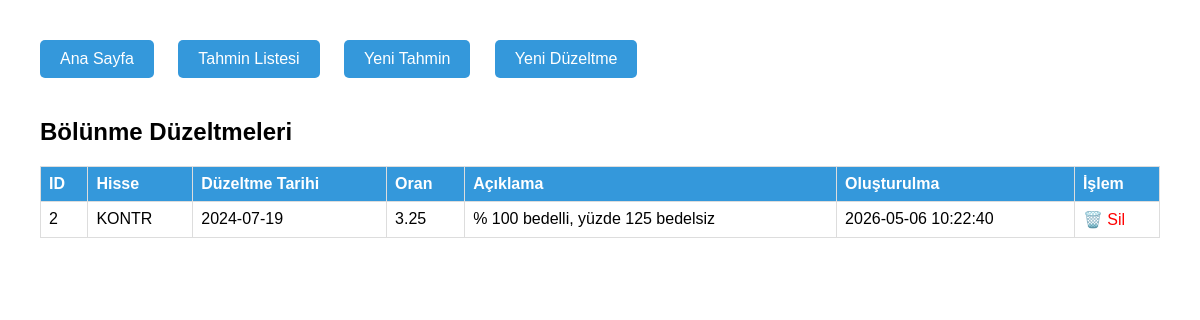
The page /adjustments on the database as committed earlier.
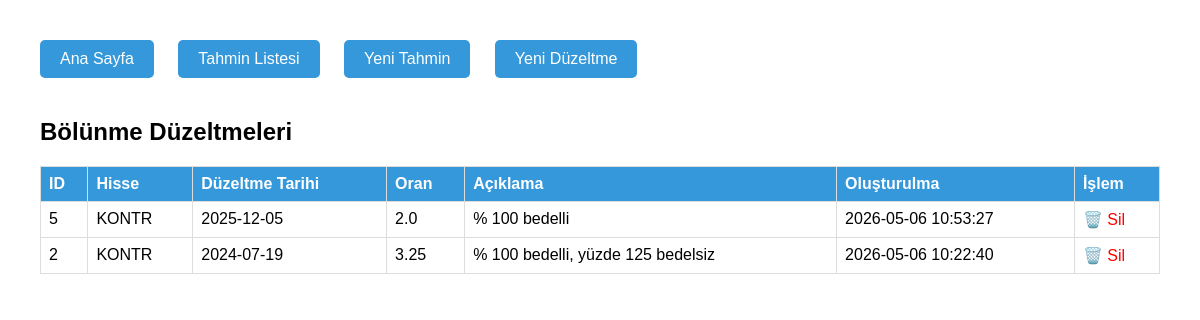
The same page on the database as committed later.
### tables this page shows
CREATE TABLE bolunme_duzeltmeleri (
            id INTEGER PRIMARY KEY AUTOINCREMENT,
            hisse_kodu TEXT NOT NULL,
            bolunme_tarihi TEXT NOT NULL,
            oran REAL NOT NULL,
            aciklama TEXT,
            created_at TIMESTAMP DEFAULT CURRENT_TIMESTAMP
        );

### admin.py (the view)
@app.route('/adjustments')
def adjustments():
    conn = get_db()
    c = conn.cursor()
    c.execute("SELECT id, hisse_kodu, bolunme_tarihi, oran, aciklama, created_at FROM bolunme_duzeltmeleri ORDER BY bolunme_tarihi DESC")
    rows = c.fetchall()
    conn.close()
    return render_template('adjustments.html', adjustments=rows, github_ok=bool(GITHUB_TOKEN))

### admin.py (called while the page is built)
def get_db():
    conn = sqlite3.connect(DB_PATH)
    return conn

### templates/adjustments.html (shortened to what this page needs)
<!DOCTYPE html>
<html>
<head>
</head>
<body>
    <div class="menu">
        <a href="/">Ana Sayfa</a>
        <a href="/list">Tahmin Listesi</a>
        <a href="/add">Yeni Tahmin</a>
        <a href="/add_adjustment">Yeni Düzeltme</a>
    </div>
    <h2>Bölünme Düzeltmeleri</h2>
    <table>
        <thead>
            <tr><th>ID</th><th>Hisse</th><th>Düzeltme Tarihi</th><th>Oran</th><th>Açıklama</th><th>Oluşturulma</th><th>İşlem</th></tr>
        </thead>
        <tbody>
            {% for adj in adjustments %}
            <tr>
                <td>{{ adj[0] }}</td>
                <td>{{ adj[1] }}</td>
                <td>{{ adj[2] }}</td>
                <td>{{ adj[3] }}</td>
                <td>{{ adj[4] }}</td>
                <td>{{ adj[5] }}</td>
                <td><a href="/delete_adjustment/{{ adj[0] }}" class="delete" onclick="return confirm('Bu düzeltmeyi silmek tüm etkilerini geri alır. Devam?')">🗑️ Sil</a></td>
            </tr>
            {% endfor %}
        </tbody>
    </table>
</body>
</html>

### templates/adjustments.html (style rules this page uses)
body { font-family: Arial; margin: 40px; }
table { border-collapse: collapse; width: 100%; }
th, td { border: 1px solid #ddd; padding: 8px; text-align: left; }
th { background: #3498db; color: white; }
.delete { color: red; text-decoration: none; }
.menu a { display: inline-block; margin-right: 20px; padding: 10px 20px; background: #3498db; color: white; text-decoration: none; border-radius: 5px; margin-bottom: 20px; }

Rows that differ between the two databases and show on the page:
added bolunme_duzeltmeleri: id "5", hisse_kodu "KONTR", bolunme_tarihi "2025-12-05", oran "2.0", aciklama "% 100 bedelli", created_at "2026-05-06 10:53:27"
